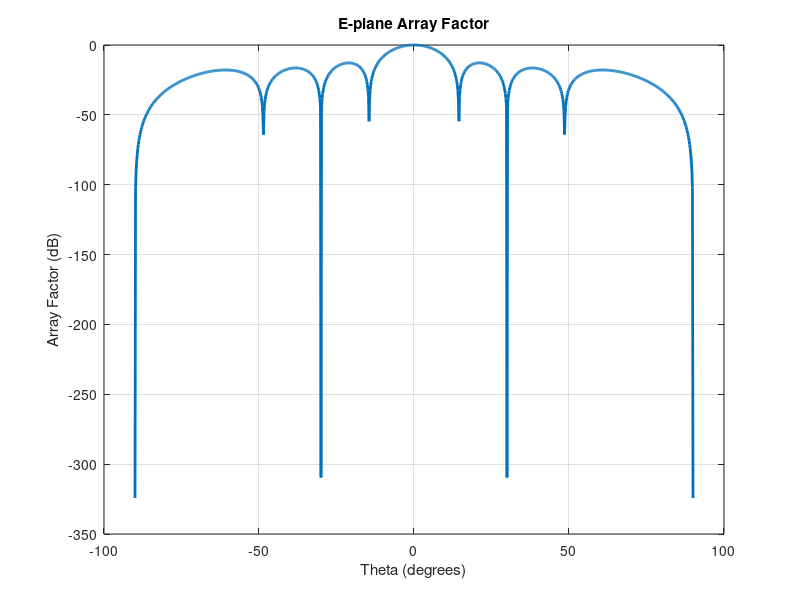
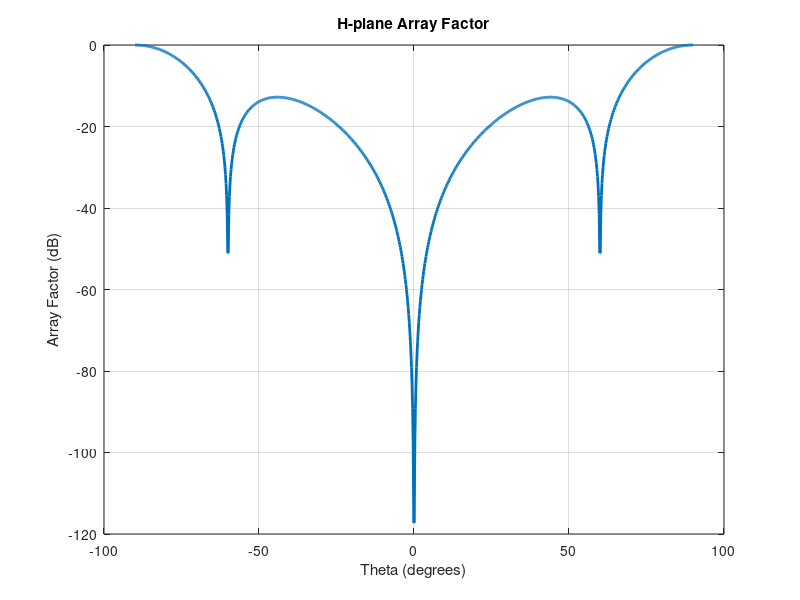
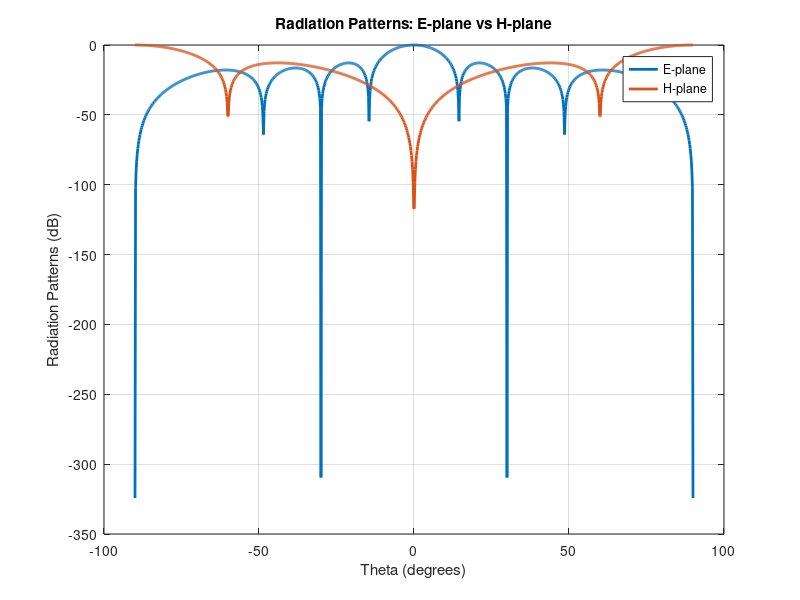

Write the MATLAB code that produced these figures, in order.
clc;
clear all;
close all;

num_elements = 8;  
d = 0.5;         
theta0 = 30;     

theta = linspace(-90, 90, 1000); 

beta = 2 * pi * d * sin(theta * pi / 180);
af_eplane = zeros(size(theta));
for n = 0:num_elements - 1
    af_eplane = af_eplane + exp(1j * n * beta);
end
af_eplane = abs(af_eplane / num_elements);
af_db_eplane = 20 * log10(af_eplane);

figure;
plot(theta, af_db_eplane, 'linewidth', 2);
xlabel('Theta (degrees)');
ylabel('Array Factor (dB)');
title('E-plane Array Factor');
grid on;

phi = 2 * pi * d * sin(theta0 * pi / 180) * cos(theta * pi / 180);
af_hplane = zeros(size(theta));
for n = 0:num_elements - 1
    af_hplane = af_hplane + exp(1j * n * phi);
end
af_hplane = abs(af_hplane / num_elements);
af_db_hplane = 20 * log10(af_hplane);

figure;
plot(theta, af_db_hplane, 'linewidth', 2);
xlabel('Theta (degrees)');
ylabel('Array Factor (dB)');
title('H-plane Array Factor');
grid on;

element_pattern = ones(size(theta));

radiation_pattern_eplane = af_eplane .* element_pattern;
radiation_pattern_hplane = af_hplane .* element_pattern;


figure;
plot(theta, 20 * log10(radiation_pattern_eplane), 'linewidth', 2);
hold on;
plot(theta, 20 * log10(radiation_pattern_hplane), 'linewidth', 2);
xlabel('Theta (degrees)');
ylabel('Radiation Patterns (dB)');
title('Radiation Patterns: E-plane vs H-plane');
legend('E-plane', 'H-plane');
grid on;